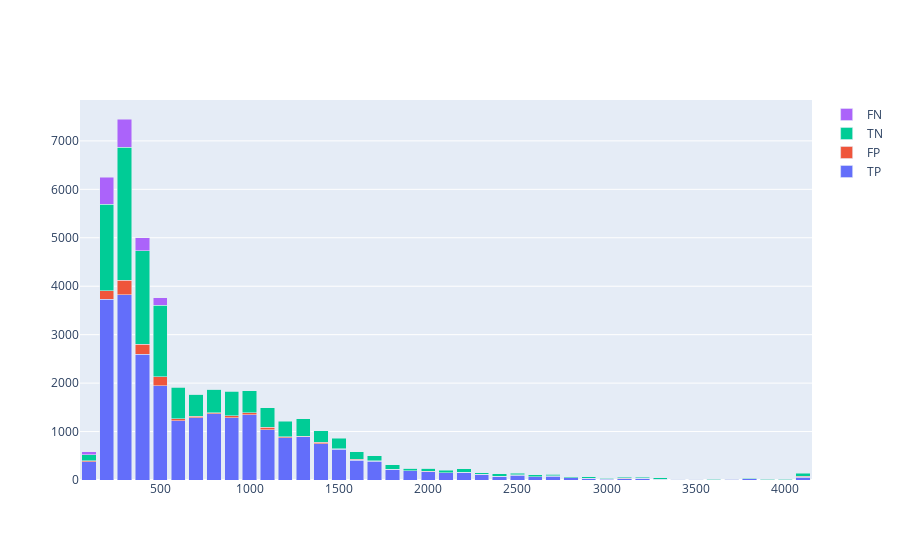

The notebook cell this image was saved under:
### Code cell
import plotly.graph_objects as go

gene_length_categories = classification_all_grouped_and_counted.columns.get_level_values(1)

fig = go.Figure(data=[
        go.Bar(name=classification, x=gene_length_categories, y=classification_all_grouped_and_counted.xs(classification)) \
               for classification in ["TP", "FP", "TN", "FN"]])

fig.update_layout(barmode='stack')
fig

### Figure 1 — Plotly figure (JSON) as saved in the notebook; plotly's stock layout.template omitted (floating-point values rounded to 4 significant figures)
{"data": [{"name": "TP", "type": "bar", "x": [100, 200, 300, 400, 500, 600, 700, 800, 900, 1000, 1100, 1200, 1300, 1400, 1500, 1600, 1700, 1800, 1900, 2000, 2100, 2200, 2300, 2400, 2500, 2600, 2700, 2800, 2900, 3000, 3100, 3200, 3300, 3400, 3500, 3600, 3700, 3800, 3900, 4000, 4100], "y": [378, 3727, 3822, 2599, 1948, 1224, 1290, 1369, 1286, 1352, 1041, 877, 888, 753, 637, 412, 392, 221, 188, 173, 148, 156, 122, 79, 98, 68, 81, 43, 38, 20, 31, 38, 17, 13, 16, 9, 12, 25, 10, 9, 62]}, {"name": "FP", "type": "bar", "x": [100, 200, 300, 400, 500, 600, 700, 800, 900, 1000, 1100, 1200, 1300, 1400, 1500, 1600, 1700, 1800, 1900, 2000, 2100, 2200, 2300, 2400, 2500, 2600, 2700, 2800, 2900, 3000, 3100, 3200, 3300, 3400, 3500, 3600, 3700, 3800, 3900, 4000, 4100], "y": [20, 177, 301, 199, 187, 44, 21, 22, 40, 34, 46, 16, 17, 27, 7, 14, 10, 1, 6, 3, 1, 3, 1, 3, 8, 3, 8, 3, 2, 10, 1, 3, 2, null, 1, 1, null, 3, null, null, 15]}, {"name": "TN", "type": "bar", "x": [100, 200, 300, 400, 500, 600, 700, 800, 900, 1000, 1100, 1200, 1300, 1400, 1500, 1600, 1700, 1800, 1900, 2000, 2100, 2200, 2300, 2400, 2500, 2600, 2700, 2800, 2900, 3000, 3100, 3200, 3300, 3400, 3500, 3600, 3700, 3800, 3900, 4000, 4100], "y": [126, 1792, 2747, 1934, 1474, 644, 460, 482, 511, 452, 407, 323, 359, 238, 216, 158, 98, 94, 49, 63, 55, 73, 25, 45, 34, 37, 34, 17, 24, 6, 24, 15, 29, 6, 3, 6, 8, 8, 2, 3, 67]}, {"name": "FN", "type": "bar", "x": [100, 200, 300, 400, 500, 600, 700, 800, 900, 1000, 1100, 1200, 1300, 1400, 1500, 1600, 1700, 1800, 1900, 2000, 2100, 2200, 2300, 2400, 2500, 2600, 2700, 2800, 2900, 3000, 3100, 3200, 3300, 3400, 3500, 3600, 3700, 3800, 3900, 4000, 4100], "y": [60, 552, 582, 268, 155, 8, 1, 3, 3, 2, 2, null, null, 2, null, null, null, null, 1, 1, null, 4, null, 1, null, null, 1, 1, null, null, null, null, null, 1, null, null, null, null, null, null, null]}], "layout": {"barmode": "stack"}}
